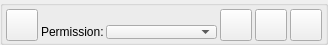
<?xml version="1.0" encoding="UTF-8"?>
<ui version="4.0">
 <class>PermissionListItemUi</class>
 <widget class="QWidget" name="PermissionListItemUi">
  <property name="geometry">
   <rect>
    <x>0</x>
    <y>0</y>
    <width>328</width>
    <height>45</height>
   </rect>
  </property>
  <property name="sizePolicy">
   <sizepolicy hsizetype="Expanding" vsizetype="Preferred">
    <horstretch>0</horstretch>
    <verstretch>0</verstretch>
   </sizepolicy>
  </property>
  <property name="minimumSize">
   <size>
    <width>0</width>
    <height>45</height>
   </size>
  </property>
  <property name="windowTitle">
   <string>Form</string>
  </property>
  <layout class="QGridLayout" name="gridLayout">
   <property name="leftMargin">
    <number>0</number>
   </property>
   <property name="topMargin">
    <number>0</number>
   </property>
   <property name="rightMargin">
    <number>0</number>
   </property>
   <property name="bottomMargin">
    <number>0</number>
   </property>
   <property name="spacing">
    <number>0</number>
   </property>
   <item row="0" column="0">
    <widget class="QGroupBox" name="m_PermissionGroupBox">
     <property name="sizePolicy">
      <sizepolicy hsizetype="Expanding" vsizetype="Preferred">
       <horstretch>0</horstretch>
       <verstretch>0</verstretch>
      </sizepolicy>
     </property>
     <property name="title">
      <string/>
     </property>
     <layout class="QHBoxLayout" name="horizontalLayout_3">
      <property name="spacing">
       <number>3</number>
      </property>
      <property name="leftMargin">
       <number>3</number>
      </property>
      <property name="topMargin">
       <number>3</number>
      </property>
      <property name="rightMargin">
       <number>3</number>
      </property>
      <property name="bottomMargin">
       <number>3</number>
      </property>
      <item>
       <widget class="VxPushButton" name="m_PermissionButton">
        <property name="minimumSize">
         <size>
          <width>32</width>
          <height>32</height>
         </size>
        </property>
        <property name="maximumSize">
         <size>
          <width>32</width>
          <height>32</height>
         </size>
        </property>
        <property name="text">
         <string/>
        </property>
        <property name="iconSize">
         <size>
          <width>48</width>
          <height>48</height>
         </size>
        </property>
       </widget>
      </item>
      <item>
       <layout class="QVBoxLayout" name="verticalLayout">
        <property name="spacing">
         <number>2</number>
        </property>
        <item>
         <layout class="QHBoxLayout" name="horizontalLayout_2">
          <item>
           <widget class="QLabel" name="m_ServiceNameLabel">
            <property name="sizePolicy">
             <sizepolicy hsizetype="Expanding" vsizetype="Preferred">
              <horstretch>0</horstretch>
              <verstretch>0</verstretch>
             </sizepolicy>
            </property>
            <property name="text">
             <string/>
            </property>
           </widget>
          </item>
          <item>
           <widget class="QLabel" name="m_ServiceDescLabel">
            <property name="sizePolicy">
             <sizepolicy hsizetype="Expanding" vsizetype="Preferred">
              <horstretch>0</horstretch>
              <verstretch>0</verstretch>
             </sizepolicy>
            </property>
            <property name="text">
             <string/>
            </property>
           </widget>
          </item>
         </layout>
        </item>
        <item>
         <layout class="QHBoxLayout" name="horizontalLayout">
          <item>
           <widget class="QLabel" name="m_PermissionLabel">
            <property name="text">
             <string>Permission:</string>
            </property>
           </widget>
          </item>
          <item>
           <widget class="QComboBox" name="m_PermissionComboBox">
            <property name="sizePolicy">
             <sizepolicy hsizetype="Expanding" vsizetype="Fixed">
              <horstretch>0</horstretch>
              <verstretch>0</verstretch>
             </sizepolicy>
            </property>
           </widget>
          </item>
         </layout>
        </item>
       </layout>
      </item>
      <item>
       <widget class="VxPushButton" name="m_PluginRunButton">
        <property name="minimumSize">
         <size>
          <width>32</width>
          <height>32</height>
         </size>
        </property>
        <property name="maximumSize">
         <size>
          <width>32</width>
          <height>32</height>
         </size>
        </property>
        <property name="text">
         <string/>
        </property>
        <property name="iconSize">
         <size>
          <width>48</width>
          <height>48</height>
         </size>
        </property>
       </widget>
      </item>
      <item>
       <widget class="VxPushButton" name="m_PluginSettingsButton">
        <property name="minimumSize">
         <size>
          <width>32</width>
          <height>32</height>
         </size>
        </property>
        <property name="maximumSize">
         <size>
          <width>32</width>
          <height>32</height>
         </size>
        </property>
        <property name="text">
         <string/>
        </property>
        <property name="iconSize">
         <size>
          <width>48</width>
          <height>48</height>
         </size>
        </property>
       </widget>
      </item>
      <item>
       <widget class="VxPushButton" name="m_PluginInfoButton">
        <property name="minimumSize">
         <size>
          <width>32</width>
          <height>32</height>
         </size>
        </property>
        <property name="maximumSize">
         <size>
          <width>32</width>
          <height>32</height>
         </size>
        </property>
        <property name="text">
         <string/>
        </property>
        <property name="iconSize">
         <size>
          <width>48</width>
          <height>48</height>
         </size>
        </property>
       </widget>
      </item>
     </layout>
    </widget>
   </item>
  </layout>
 </widget>
 <customwidgets>
  <customwidget>
   <class>VxPushButton</class>
   <extends>QPushButton</extends>
   <header>VxPushButton.h</header>
  </customwidget>
 </customwidgets>
 <resources/>
 <connections/>
</ui>
